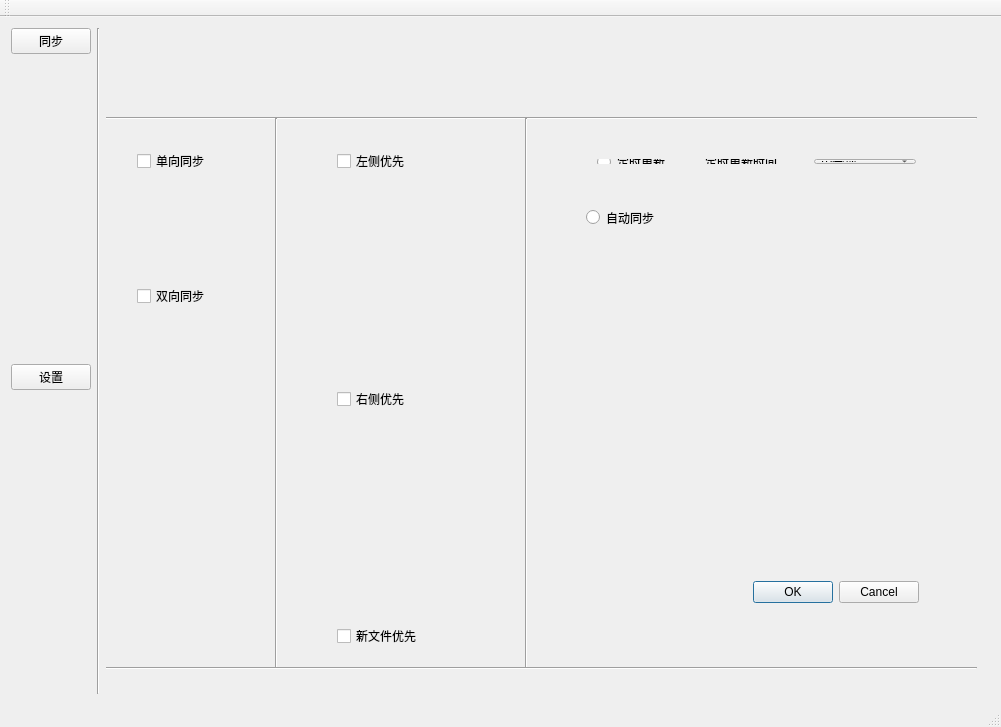
<?xml version="1.0" encoding="UTF-8"?>
<ui version="4.0">
 <class>MainWindow</class>
 <widget class="QMainWindow" name="MainWindow">
  <property name="geometry">
   <rect>
    <x>0</x>
    <y>0</y>
    <width>1001</width>
    <height>727</height>
   </rect>
  </property>
  <property name="windowTitle">
   <string>MainWindow</string>
  </property>
  <widget class="QWidget" name="centralWidget">
   <layout class="QHBoxLayout" name="horizontalLayout_4">
    <item>
     <layout class="QVBoxLayout" name="verticalLayout_4">
      <item>
       <widget class="QPushButton" name="ButtonSync">
        <property name="text">
         <string>同步</string>
        </property>
       </widget>
      </item>
      <item>
       <spacer name="verticalSpacer">
        <property name="orientation">
         <enum>Qt::Vertical</enum>
        </property>
        <property name="sizeType">
         <enum>QSizePolicy::Expanding</enum>
        </property>
        <property name="sizeHint" stdset="0">
         <size>
          <width>20</width>
          <height>40</height>
         </size>
        </property>
       </spacer>
      </item>
      <item>
       <widget class="QPushButton" name="Button_Setting">
        <property name="text">
         <string>设置</string>
        </property>
       </widget>
      </item>
      <item>
       <spacer name="verticalSpacer_2">
        <property name="orientation">
         <enum>Qt::Vertical</enum>
        </property>
        <property name="sizeHint" stdset="0">
         <size>
          <width>20</width>
          <height>40</height>
         </size>
        </property>
       </spacer>
      </item>
     </layout>
    </item>
    <item>
     <widget class="Line" name="line">
      <property name="orientation">
       <enum>Qt::Vertical</enum>
      </property>
     </widget>
    </item>
    <item>
     <widget class="QStackedWidget" name="stackedWidget">
      <property name="currentIndex">
       <number>1</number>
      </property>
      <widget class="QWidget" name="page">
       <layout class="QGridLayout" name="gridLayout">
        <item row="0" column="0">
         <layout class="QHBoxLayout" name="horizontalLayout">
          <item>
           <layout class="QVBoxLayout" name="verticalLayout">
            <item>
             <widget class="QLabel" name="label">
              <property name="text">
               <string>原始文件夹</string>
              </property>
             </widget>
            </item>
            <item>
             <widget class="QTreeView" name="treeView"/>
            </item>
            <item>
             <widget class="QLabel" name="label_3">
              <property name="text">
               <string>文件路径：</string>
              </property>
             </widget>
            </item>
            <item>
             <widget class="QLineEdit" name="lineEdit"/>
            </item>
           </layout>
          </item>
          <item>
           <layout class="QVBoxLayout" name="verticalLayout_2">
            <item>
             <widget class="QLabel" name="label_2">
              <property name="text">
               <string>目的文件夹</string>
              </property>
             </widget>
            </item>
            <item>
             <widget class="QTreeView" name="treeViews"/>
            </item>
            <item>
             <widget class="QLabel" name="label_4">
              <property name="text">
               <string>文件路径：</string>
              </property>
             </widget>
            </item>
            <item>
             <widget class="QLineEdit" name="lineEdits"/>
            </item>
           </layout>
          </item>
         </layout>
        </item>
       </layout>
      </widget>
      <widget class="QWidget" name="page_2">
       <widget class="QWidget" name="layoutWidget">
        <property name="geometry">
         <rect>
          <x>220</x>
          <y>110</y>
          <width>106</width>
          <height>521</height>
         </rect>
        </property>
        <layout class="QVBoxLayout" name="verticalLayout_3">
         <item>
          <widget class="QCheckBox" name="checkBox">
           <property name="text">
            <string>左侧优先</string>
           </property>
          </widget>
         </item>
         <item>
          <spacer name="verticalSpacer_3">
           <property name="orientation">
            <enum>Qt::Vertical</enum>
           </property>
           <property name="sizeHint" stdset="0">
            <size>
             <width>20</width>
             <height>40</height>
            </size>
           </property>
          </spacer>
         </item>
         <item>
          <widget class="QCheckBox" name="checkBox_2">
           <property name="text">
            <string>右侧优先</string>
           </property>
          </widget>
         </item>
         <item>
          <spacer name="verticalSpacer_4">
           <property name="orientation">
            <enum>Qt::Vertical</enum>
           </property>
           <property name="sizeHint" stdset="0">
            <size>
             <width>20</width>
             <height>40</height>
            </size>
           </property>
          </spacer>
         </item>
         <item>
          <widget class="QCheckBox" name="checkBox_3">
           <property name="text">
            <string>新文件优先</string>
           </property>
          </widget>
         </item>
        </layout>
       </widget>
       <widget class="QDialogButtonBox" name="buttonBox">
        <property name="geometry">
         <rect>
          <x>620</x>
          <y>550</y>
          <width>193</width>
          <height>28</height>
         </rect>
        </property>
        <property name="standardButtons">
         <set>QDialogButtonBox::Cancel|QDialogButtonBox::Ok</set>
        </property>
       </widget>
       <widget class="QWidget" name="layoutWidget">
        <property name="geometry">
         <rect>
          <x>20</x>
          <y>110</y>
          <width>93</width>
          <height>181</height>
         </rect>
        </property>
        <layout class="QVBoxLayout" name="verticalLayout_5">
         <item>
          <widget class="QCheckBox" name="checkBox_4">
           <property name="text">
            <string>单向同步</string>
           </property>
          </widget>
         </item>
         <item>
          <spacer name="verticalSpacer_5">
           <property name="orientation">
            <enum>Qt::Vertical</enum>
           </property>
           <property name="sizeHint" stdset="0">
            <size>
             <width>20</width>
             <height>40</height>
            </size>
           </property>
          </spacer>
         </item>
         <item>
          <widget class="QCheckBox" name="checkBox_5">
           <property name="text">
            <string>双向同步</string>
           </property>
          </widget>
         </item>
        </layout>
       </widget>
       <widget class="Line" name="line_2">
        <property name="geometry">
         <rect>
          <x>-10</x>
          <y>80</y>
          <width>881</width>
          <height>21</height>
         </rect>
        </property>
        <property name="orientation">
         <enum>Qt::Horizontal</enum>
        </property>
       </widget>
       <widget class="Line" name="line_3">
        <property name="geometry">
         <rect>
          <x>160</x>
          <y>90</y>
          <width>20</width>
          <height>551</height>
         </rect>
        </property>
        <property name="orientation">
         <enum>Qt::Vertical</enum>
        </property>
       </widget>
       <widget class="Line" name="line_4">
        <property name="geometry">
         <rect>
          <x>410</x>
          <y>90</y>
          <width>21</width>
          <height>551</height>
         </rect>
        </property>
        <property name="orientation">
         <enum>Qt::Vertical</enum>
        </property>
       </widget>
       <widget class="Line" name="line_5">
        <property name="geometry">
         <rect>
          <x>-10</x>
          <y>630</y>
          <width>881</width>
          <height>20</height>
         </rect>
        </property>
        <property name="orientation">
         <enum>Qt::Horizontal</enum>
        </property>
       </widget>
       <widget class="QWidget" name="layoutWidget">
        <property name="geometry">
         <rect>
          <x>480</x>
          <y>120</y>
          <width>341</width>
          <height>27</height>
         </rect>
        </property>
        <layout class="QHBoxLayout" name="horizontalLayout_3">
         <item>
          <widget class="QRadioButton" name="radioButton">
           <property name="text">
            <string>定时更新</string>
           </property>
          </widget>
         </item>
         <item>
          <widget class="QLabel" name="label_5">
           <property name="text">
            <string>定时更新时间</string>
           </property>
          </widget>
         </item>
         <item>
          <layout class="QHBoxLayout" name="horizontalLayout_2">
           <item>
            <widget class="QComboBox" name="comboBox">
             <item>
              <property name="text">
               <string>10分钟</string>
              </property>
             </item>
             <item>
              <property name="text">
               <string>30分钟</string>
              </property>
             </item>
             <item>
              <property name="text">
               <string>1小时</string>
              </property>
             </item>
             <item>
              <property name="text">
               <string>12小时</string>
              </property>
             </item>
             <item>
              <property name="text">
               <string>24小时</string>
              </property>
             </item>
            </widget>
           </item>
          </layout>
         </item>
        </layout>
       </widget>
       <widget class="QRadioButton" name="radioButton_2">
        <property name="geometry">
         <rect>
          <x>480</x>
          <y>180</y>
          <width>115</width>
          <height>19</height>
         </rect>
        </property>
        <property name="text">
         <string>自动同步</string>
        </property>
       </widget>
      </widget>
     </widget>
    </item>
   </layout>
  </widget>
  <widget class="QMenuBar" name="menuBar">
   <property name="geometry">
    <rect>
     <x>0</x>
     <y>0</y>
     <width>1001</width>
     <height>26</height>
    </rect>
   </property>
  </widget>
  <widget class="QToolBar" name="mainToolBar">
   <attribute name="toolBarArea">
    <enum>TopToolBarArea</enum>
   </attribute>
   <attribute name="toolBarBreak">
    <bool>false</bool>
   </attribute>
  </widget>
  <widget class="QStatusBar" name="statusBar"/>
 </widget>
 <layoutdefault spacing="6" margin="11"/>
 <resources/>
 <connections/>
</ui>
